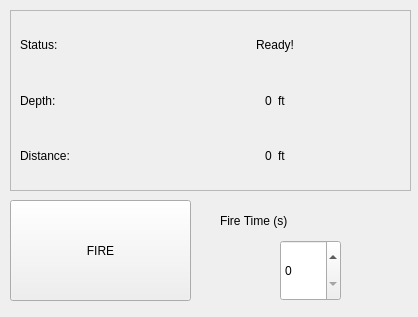
<?xml version="1.0" encoding="UTF-8"?>
<ui version="4.0">
 <class>MainWindow</class>
 <widget class="QMainWindow" name="MainWindow">
  <property name="geometry">
   <rect>
    <x>0</x>
    <y>0</y>
    <width>418</width>
    <height>317</height>
   </rect>
  </property>
  <property name="sizePolicy">
   <sizepolicy hsizetype="Preferred" vsizetype="Preferred">
    <horstretch>0</horstretch>
    <verstretch>0</verstretch>
   </sizepolicy>
  </property>
  <property name="minimumSize">
   <size>
    <width>418</width>
    <height>317</height>
   </size>
  </property>
  <property name="maximumSize">
   <size>
    <width>418</width>
    <height>317</height>
   </size>
  </property>
  <property name="windowTitle">
   <string>Float Trigger</string>
  </property>
  <property name="animated">
   <bool>true</bool>
  </property>
  <property name="tabShape">
   <enum>QTabWidget::Rounded</enum>
  </property>
  <property name="dockOptions">
   <set>QMainWindow::AllowTabbedDocks|QMainWindow::AnimatedDocks</set>
  </property>
  <widget class="QWidget" name="centralwidget">
   <widget class="QPushButton" name="fireButton">
    <property name="geometry">
     <rect>
      <x>10</x>
      <y>200</y>
      <width>181</width>
      <height>101</height>
     </rect>
    </property>
    <property name="autoFillBackground">
     <bool>true</bool>
    </property>
    <property name="styleSheet">
     <string notr="true">font: 600 40pt &quot;Bahnschrift&quot;;</string>
    </property>
    <property name="text">
     <string>FIRE</string>
    </property>
   </widget>
   <widget class="QSpinBox" name="fireTime">
    <property name="geometry">
     <rect>
      <x>280</x>
      <y>240</y>
      <width>61</width>
      <height>61</height>
     </rect>
    </property>
    <property name="autoFillBackground">
     <bool>true</bool>
    </property>
   </widget>
   <widget class="QFrame" name="frame">
    <property name="geometry">
     <rect>
      <x>10</x>
      <y>10</y>
      <width>401</width>
      <height>181</height>
     </rect>
    </property>
    <property name="autoFillBackground">
     <bool>true</bool>
    </property>
    <property name="frameShape">
     <enum>QFrame::StyledPanel</enum>
    </property>
    <property name="frameShadow">
     <enum>QFrame::Raised</enum>
    </property>
    <layout class="QGridLayout" name="gridLayout">
     <item row="1" column="0">
      <widget class="QLabel" name="label_3">
       <property name="autoFillBackground">
        <bool>true</bool>
       </property>
       <property name="styleSheet">
        <string notr="true">font: 600 20pt &quot;Bahnschrift&quot;;</string>
       </property>
       <property name="text">
        <string>Depth:</string>
       </property>
      </widget>
     </item>
     <item row="2" column="2">
      <widget class="QLabel" name="label_5">
       <property name="autoFillBackground">
        <bool>true</bool>
       </property>
       <property name="styleSheet">
        <string notr="true">font: 600 20pt &quot;Bahnschrift&quot;;</string>
       </property>
       <property name="text">
        <string>ft</string>
       </property>
      </widget>
     </item>
     <item row="1" column="2">
      <widget class="QLabel" name="label_6">
       <property name="autoFillBackground">
        <bool>true</bool>
       </property>
       <property name="styleSheet">
        <string notr="true">font: 600 20pt &quot;Bahnschrift&quot;;</string>
       </property>
       <property name="text">
        <string>ft</string>
       </property>
      </widget>
     </item>
     <item row="0" column="0">
      <widget class="QLabel" name="label_2">
       <property name="autoFillBackground">
        <bool>true</bool>
       </property>
       <property name="styleSheet">
        <string notr="true">font: 600 20pt &quot;Bahnschrift&quot;;</string>
       </property>
       <property name="text">
        <string>Status:</string>
       </property>
      </widget>
     </item>
     <item row="2" column="0">
      <widget class="QLabel" name="label_4">
       <property name="autoFillBackground">
        <bool>true</bool>
       </property>
       <property name="styleSheet">
        <string notr="true">font: 600 20pt &quot;Bahnschrift&quot;;</string>
       </property>
       <property name="text">
        <string>Distance:</string>
       </property>
      </widget>
     </item>
     <item row="1" column="1" alignment="Qt::AlignRight">
      <widget class="QLabel" name="label_8">
       <property name="autoFillBackground">
        <bool>true</bool>
       </property>
       <property name="styleSheet">
        <string notr="true">font: 600 20pt &quot;Bahnschrift&quot;;</string>
       </property>
       <property name="text">
        <string>0</string>
       </property>
      </widget>
     </item>
     <item row="0" column="1" colspan="2" alignment="Qt::AlignHCenter">
      <widget class="QLabel" name="label_7">
       <property name="autoFillBackground">
        <bool>true</bool>
       </property>
       <property name="styleSheet">
        <string notr="true">font: 600 20pt &quot;Bahnschrift&quot;;</string>
       </property>
       <property name="text">
        <string>Ready!</string>
       </property>
      </widget>
     </item>
     <item row="2" column="1" alignment="Qt::AlignRight">
      <widget class="QLabel" name="label_9">
       <property name="autoFillBackground">
        <bool>true</bool>
       </property>
       <property name="styleSheet">
        <string notr="true">font: 600 20pt &quot;Bahnschrift&quot;;</string>
       </property>
       <property name="text">
        <string>0</string>
       </property>
      </widget>
     </item>
    </layout>
   </widget>
   <widget class="QLabel" name="label">
    <property name="geometry">
     <rect>
      <x>220</x>
      <y>200</y>
      <width>181</width>
      <height>41</height>
     </rect>
    </property>
    <property name="autoFillBackground">
     <bool>false</bool>
    </property>
    <property name="styleSheet">
     <string notr="true">font: 600 24pt &quot;Bahnschrift&quot;;text-color: rgb(0, 85, 0)</string>
    </property>
    <property name="text">
     <string>Fire Time (s)</string>
    </property>
   </widget>
  </widget>
 </widget>
 <resources/>
 <connections/>
</ui>
